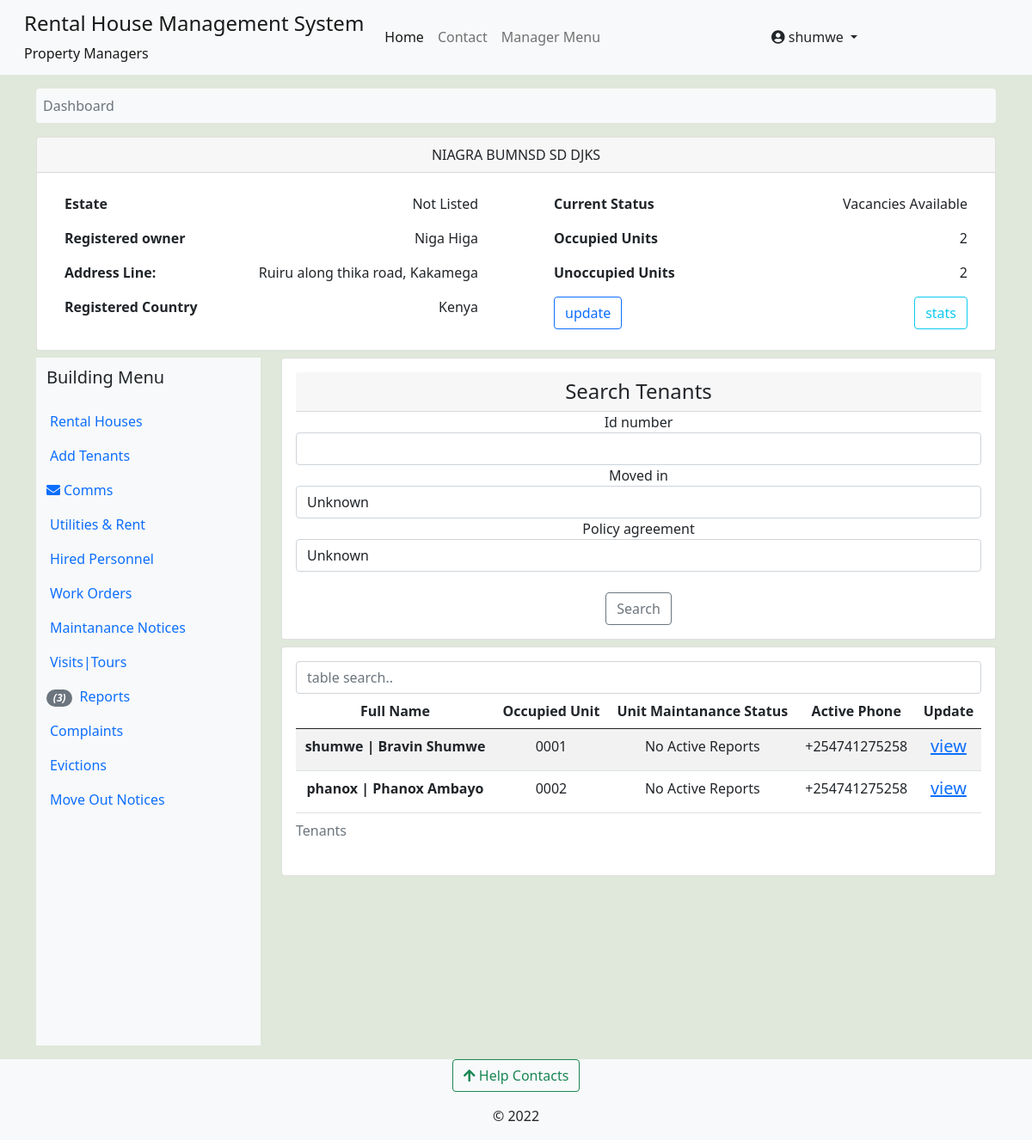
Before: /building-dashboard/niagra-bumnsd-sd-djks/ (signed in) with the older database file.
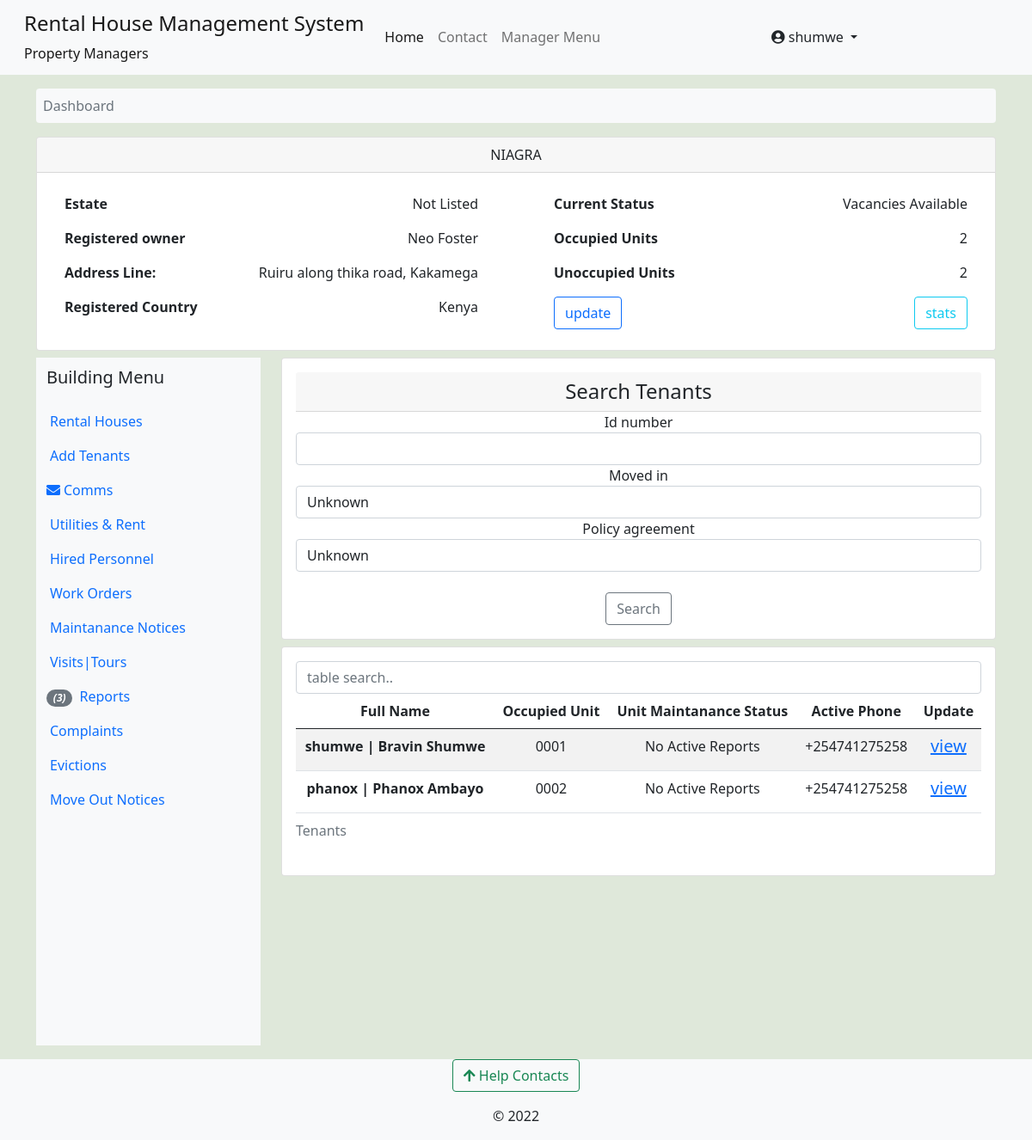
After: the same page with the newer database file.
### rental_property/models.py (models this page shows, shortened)
class Building(models.Model):
    STATUS_CHOICES = [
        ('op', 'Vacancies Available'),
        ('um', 'Under Maintanance'),
        ('fo', 'Fully Occupied'),
        ('dc', 'Decomisioned'),
    ]
    estate = models.ForeignKey(Estate, on_delete=models.CASCADE, null=True, blank=True)
    name = models.CharField(max_length=100)
    slug = models.SlugField(max_length=100, unique=True)
    registered_owner = models.CharField(max_length=50)
    manager = models.ForeignKey(Managers, on_delete=models.CASCADE, related_name='building_manager')
    added_by = models.ForeignKey(User, on_delete=models.DO_NOTHING)
    address_line = models.CharField(max_length=50)
    cover_image = models.ImageField(upload_to='building-cover', null=True, blank=True)
    county = models.ForeignKey(Counties, on_delete=models.CASCADE)
    country = models.CharField(max_length=50, default='Kenya')
    building_status = models.CharField(max_length=5, choices=STATUS_CHOICES)
    added = models.DateTimeField(default=datetime.now)
    updated = models.DateTimeField(auto_now=True)

class Counties(models.Model):
    name = models.CharField(max_length=30, unique=True)
    slug = models.SlugField(max_length=30, unique=True)
    created = models.DateTimeField(default=datetime.now)
    updated = models.DateTimeField(auto_now=True)
    def __str__(self):
        return f"{self.name}"
    class Meta:
        verbose_name_plural = 'Counties'
        ordering = ('name',)
        managed = True

### rental_property/views.py (the view)
# urls.py: path('building-dashboard/<slug:building_slug>/', views.building_dashboard, name='building-dashboard'),
@login_required
@user_passes_test(lambda user: user.is_manager==True, login_url='profile')
def building_dashboard(request, building_slug):
    building = Building.objects.get(slug=building_slug)
    building_reports_count = UnitReport.objects.filter(unit__building=building).count()
    get_tenants_with_status = request.GET.get('status', 'current-tenants')
    tenants = Tenants.objects.filter(moved_in=True, rented_unit__building=building)
    tenants_filter = TenantsFilter(request.GET,queryset=tenants)
    active_tenants_count = Tenants.objects.filter(moved_in=True, rented_unit__building=building).count()
    waiting_tenants_count = Tenants.objects.filter(moved_in=False, rented_unit__building=building).count()
    oc_units_count = RentalUnit.objects.filter(status='occupied', building=building).count() # Number of occupied units
    em_units_count = RentalUnit.objects.filter(status='ready', building=building).count() # Number of unoccupied units
    context = {
        'building': building, 'tenants': tenants_filter, 'active_tenants_count':active_tenants_count,
        'waiting_tenants_count':waiting_tenants_count,'oc_units_count':oc_units_count, 'em_units_count':em_units_count,
        'building_reports_count':building_reports_count, 'get_tenants_with_status':get_tenants_with_status}
    return render(request, 'rental_property/managed-building-dashboard.html', context)

### accounts/models.py (called while the page is built)
    def __str__(self):
        return f"{self.username} | {self.first_name} {self.last_name}"

### complaints/context_processors.py (called while the page is built)
def get_contacts(request):
    user = request.user
    if user.is_authenticated:
        if user.is_tenant:
            tenant = Tenants.objects.get(associated_account=user)
            building = Building.objects.get(id=tenant.rented_unit.building_id)
            contacts = HelpContacts.objects.filter(associated_building=building)
            return dict(contacts=contacts)
        elif user.is_manager:
            contacts = HelpContacts.objects.all()
            return dict(contacts=contacts)
        else:
            contacts = HelpContacts.objects.filter(make_publicly_available=True)
            return dict(contacts=contacts)
    else:
        contacts = HelpContacts.objects.filter(make_publicly_available=True)
        return dict(contacts=contacts)

### rental_property/templates/rental_property/managed-building-dashboard.html (shortened to what the changed rows need)
{% extends 'base.html' %}
{% load crispy_forms_tags %}
{% block content %}
<div class="container mb-3">
      <div class="row">
          <div class="d-flex align-items-center">
              <main class="text-center w-100">
                <div class="container card p-0 mb-2">
                  <div class="card-header text-center w-100 text-uppercase">
                    {{building.name}}
                  </div>
                  <div class="row">
                    <div class="col-sm-6">
                      <div class="card border-0">
                        <div class="card-body">
                          <ul class="list-group">
                            <li class="list-group-item d-flex justify-content-between border-0 align-items-center">
                                <strong> Registered owner </strong>
                                <span>  {{building.registered_owner }}</span>
                              </li>
                            <li class="list-group-item d-flex justify-content-between border-0 align-items-center">
                                <strong> Address Line: </strong>
                                <span>{{building.address_line}}, {{building.county}}</span>
                              </li>
                          <li class="list-group-item d-flex justify-content-between border-0 align-items-center">
                            <strong> Registered Country </strong>
                            <span> {{building.country}}</span>
                          </li>
                          </ul>
                        </div>
                      </div>
                    </div>
                    <div class="col-sm-6">
                      <div class="card border-0">
                        <div class="card-body">
                          <ul class="list-group">
                            <li class="list-group-item d-flex justify-content-between border-0 align-items-center">
                              <strong> Current Status </strong>
                              <span> {{building.get_building_status_display}}</span>
                            </li>
                          </ul>
                          </div>
                      </div>
                    </div>
                  </div>
                </div>
                <div class="row">
                  <div class="col-sm-9">
                    <div class="row">
                      <div class="col-12 col-sm-12">
                        <div class="card card-body">
                          <div class="table-responsive">
                          <table class="table table-striped table-hover">
                            <caption> Tenants </caption>
                              <thead>
                                <tr>
                                  <th scope="col">Full Name</th>
                                  <th scope="col">Occupied Unit</th>
                                  <th scope="col"> Unit Maintanance Status </th>
                                  <th scope="col"> Active Phone </th>
                                  <th scope="col">Update</th>
                                </tr>
                              </thead>
                              <tbody id='ourTable'>
                                  {% for tenant in tenants.qs %}
                                <tr>
                                  <th scope="row">{{ tenant.associated_account }}</th>
                                </tr>
                                {% endfor %}
                              </tbody>
                          </table>
                          </div>
                  </div>
                      </div>
                    </div>
                  </div>
                </div>
              </div>
      </div>
</div>
{% endblock %}

Changed rows visible on the page:
changed Building "Ruiru along thika road": name "NIAGRA BUMNSD SD DJKS" → "NIAGRA"; registered_owner "Niga Higa" → "Neo Foster"
